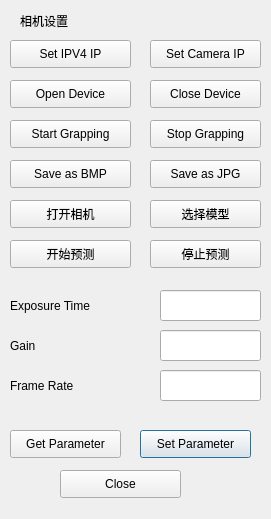
<?xml version="1.0" encoding="UTF-8"?>
<ui version="4.0">
 <class>Dialog</class>
 <widget class="QDialog" name="Dialog">
  <property name="geometry">
   <rect>
    <x>0</x>
    <y>0</y>
    <width>271</width>
    <height>519</height>
   </rect>
  </property>
  <property name="windowTitle">
   <string>Dialog</string>
  </property>
  <widget class="QLabel" name="label_exposeur_time">
   <property name="geometry">
    <rect>
     <x>10</x>
     <y>290</y>
     <width>141</width>
     <height>31</height>
    </rect>
   </property>
   <property name="styleSheet">
    <string notr="true">font: 75 14pt &quot;Times New Roman&quot;;</string>
   </property>
   <property name="text">
    <string>Exposure Time</string>
   </property>
  </widget>
  <widget class="QLineEdit" name="lineEdit_exposeur_time">
   <property name="geometry">
    <rect>
     <x>160</x>
     <y>290</y>
     <width>101</width>
     <height>31</height>
    </rect>
   </property>
  </widget>
  <widget class="QLabel" name="label_gain">
   <property name="geometry">
    <rect>
     <x>10</x>
     <y>330</y>
     <width>141</width>
     <height>31</height>
    </rect>
   </property>
   <property name="styleSheet">
    <string notr="true">font: 75 14pt &quot;Times New Roman&quot;;</string>
   </property>
   <property name="text">
    <string>Gain</string>
   </property>
  </widget>
  <widget class="QLineEdit" name="lineEdit_gain">
   <property name="geometry">
    <rect>
     <x>160</x>
     <y>330</y>
     <width>101</width>
     <height>31</height>
    </rect>
   </property>
  </widget>
  <widget class="QLabel" name="label_frame_rate">
   <property name="geometry">
    <rect>
     <x>10</x>
     <y>370</y>
     <width>141</width>
     <height>31</height>
    </rect>
   </property>
   <property name="styleSheet">
    <string notr="true">font: 75 14pt &quot;Times New Roman&quot;;</string>
   </property>
   <property name="text">
    <string>Frame Rate</string>
   </property>
  </widget>
  <widget class="QLineEdit" name="lineEdit_frame_rate">
   <property name="geometry">
    <rect>
     <x>160</x>
     <y>370</y>
     <width>101</width>
     <height>31</height>
    </rect>
   </property>
  </widget>
  <widget class="QPushButton" name="pushButton_set_parameter">
   <property name="geometry">
    <rect>
     <x>140</x>
     <y>430</y>
     <width>111</width>
     <height>28</height>
    </rect>
   </property>
   <property name="text">
    <string>Set Parameter</string>
   </property>
  </widget>
  <widget class="QPushButton" name="pushButton_open_device">
   <property name="geometry">
    <rect>
     <x>10</x>
     <y>80</y>
     <width>121</width>
     <height>28</height>
    </rect>
   </property>
   <property name="text">
    <string>Open Device</string>
   </property>
  </widget>
  <widget class="QPushButton" name="pushButton_close_device">
   <property name="geometry">
    <rect>
     <x>150</x>
     <y>80</y>
     <width>111</width>
     <height>28</height>
    </rect>
   </property>
   <property name="text">
    <string>Close Device</string>
   </property>
  </widget>
  <widget class="QPushButton" name="pushButton_start_grap">
   <property name="geometry">
    <rect>
     <x>10</x>
     <y>120</y>
     <width>121</width>
     <height>28</height>
    </rect>
   </property>
   <property name="text">
    <string>Start Grapping</string>
   </property>
  </widget>
  <widget class="QPushButton" name="pushButton_stop_grap">
   <property name="geometry">
    <rect>
     <x>150</x>
     <y>120</y>
     <width>111</width>
     <height>28</height>
    </rect>
   </property>
   <property name="text">
    <string>Stop Grapping</string>
   </property>
  </widget>
  <widget class="QPushButton" name="pushButton_save_jpg">
   <property name="geometry">
    <rect>
     <x>150</x>
     <y>160</y>
     <width>111</width>
     <height>28</height>
    </rect>
   </property>
   <property name="text">
    <string>Save as JPG</string>
   </property>
  </widget>
  <widget class="QPushButton" name="pushButton_save_bmp">
   <property name="geometry">
    <rect>
     <x>10</x>
     <y>160</y>
     <width>121</width>
     <height>28</height>
    </rect>
   </property>
   <property name="text">
    <string>Save as BMP</string>
   </property>
  </widget>
  <widget class="QPushButton" name="pushButton_close">
   <property name="geometry">
    <rect>
     <x>60</x>
     <y>470</y>
     <width>121</width>
     <height>28</height>
    </rect>
   </property>
   <property name="text">
    <string>Close</string>
   </property>
  </widget>
  <widget class="QPushButton" name="pushButton_set_IPV4_IP">
   <property name="geometry">
    <rect>
     <x>10</x>
     <y>40</y>
     <width>121</width>
     <height>28</height>
    </rect>
   </property>
   <property name="text">
    <string>Set IPV4 IP</string>
   </property>
  </widget>
  <widget class="QPushButton" name="pushButton_set_camera_IP">
   <property name="geometry">
    <rect>
     <x>150</x>
     <y>40</y>
     <width>111</width>
     <height>28</height>
    </rect>
   </property>
   <property name="text">
    <string>Set Camera IP</string>
   </property>
  </widget>
  <widget class="QLabel" name="label">
   <property name="geometry">
    <rect>
     <x>20</x>
     <y>10</y>
     <width>61</width>
     <height>21</height>
    </rect>
   </property>
   <property name="text">
    <string>相机设置</string>
   </property>
  </widget>
  <widget class="QPushButton" name="pushButton_open_video">
   <property name="geometry">
    <rect>
     <x>10</x>
     <y>200</y>
     <width>121</width>
     <height>28</height>
    </rect>
   </property>
   <property name="text">
    <string>打开相机</string>
   </property>
  </widget>
  <widget class="QPushButton" name="pushButton_start_infer">
   <property name="geometry">
    <rect>
     <x>10</x>
     <y>240</y>
     <width>121</width>
     <height>28</height>
    </rect>
   </property>
   <property name="text">
    <string>开始预测</string>
   </property>
  </widget>
  <widget class="QPushButton" name="pushButton_stop_infer">
   <property name="geometry">
    <rect>
     <x>150</x>
     <y>240</y>
     <width>111</width>
     <height>28</height>
    </rect>
   </property>
   <property name="text">
    <string>停止预测</string>
   </property>
  </widget>
  <widget class="QPushButton" name="pushButton_load_model">
   <property name="geometry">
    <rect>
     <x>150</x>
     <y>200</y>
     <width>111</width>
     <height>28</height>
    </rect>
   </property>
   <property name="text">
    <string>选择模型</string>
   </property>
  </widget>
  <widget class="QPushButton" name="pushButton_get_parameter">
   <property name="geometry">
    <rect>
     <x>10</x>
     <y>430</y>
     <width>111</width>
     <height>28</height>
    </rect>
   </property>
   <property name="text">
    <string>Get Parameter</string>
   </property>
  </widget>
 </widget>
 <resources/>
 <connections/>
</ui>
